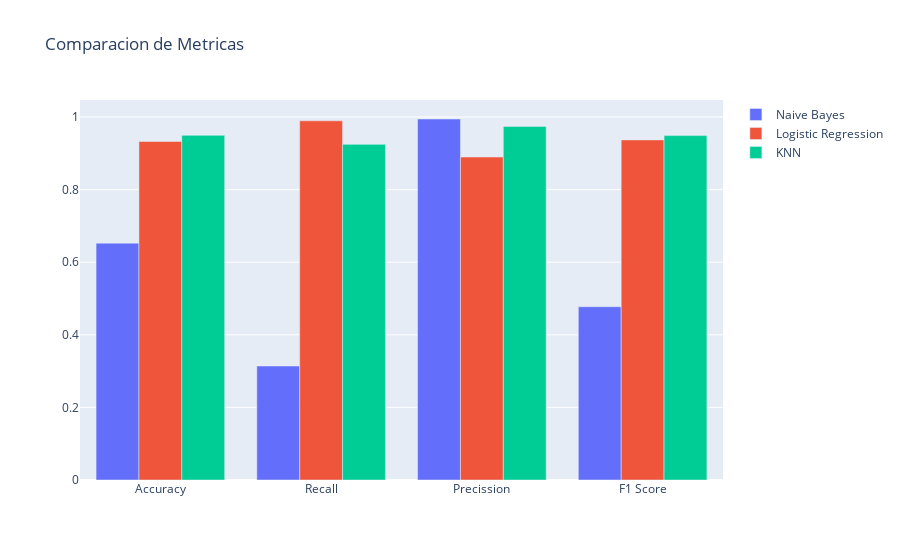

The notebook cell saved with this chart:
### Markdown cell above
# Graficos comparativos

### Code cell
### Comparacion de las metricas de todos los modelos

## Naive Bayes como baseline
trace1 = go.Bar(
    x=['Accuracy', 'Recall', 'Precission', 'F1 Score'],
    y=[resultsAllModels['Accuracy'][0], resultsAllModels['Recall'][0], resultsAllModels['Precision'][0], resultsAllModels['F1 Score'][0]],
    name='Naive Bayes'
)


## Regresion logistica
trace2 = go.Bar(
    x=['Accuracy', 'Recall', 'Precission', 'F1 Score'],
    y=[resultsAllModels['Accuracy'][1], resultsAllModels['Recall'][1], resultsAllModels['Precision'][1], resultsAllModels['F1 Score'][1]],
    name='Logistic Regression'
)


## KNN
trace3 = go.Bar(
    x=['Accuracy', 'Recall', 'Precission', 'F1 Score'],
    y=[resultsAllModels['Accuracy'][2], resultsAllModels['Recall'][2], resultsAllModels['Precision'][2], resultsAllModels['F1 Score'][2]],
    name='KNN'
)

data = [trace1, trace2, trace3]
layout = go.Layout(
    barmode='group',
    title = 'Comparacion de Metricas'
)

fig = go.Figure(data=data, layout=layout)

#py.iplot(fig, filename='grouped-bar')
fig.show()

### Figure 1 — Plotly figure (JSON) as saved in the notebook; plotly's stock layout.template omitted (floating-point values rounded to 4 significant figures)
{"data": [{"name": "Naive Bayes", "type": "bar", "x": ["Accuracy", "Recall", "Precission", "F1 Score"], "y": [0.6525, 0.314, 0.9944, 0.4773]}, {"name": "Logistic Regression", "type": "bar", "x": ["Accuracy", "Recall", "Precission", "F1 Score"], "y": [0.9326, 0.9895, 0.8896, 0.9369]}, {"name": "KNN", "type": "bar", "x": ["Accuracy", "Recall", "Precission", "F1 Score"], "y": [0.9495, 0.9246, 0.9741, 0.9487]}], "layout": {"barmode": "group", "title": {"text": "Comparacion de Metricas"}}}
